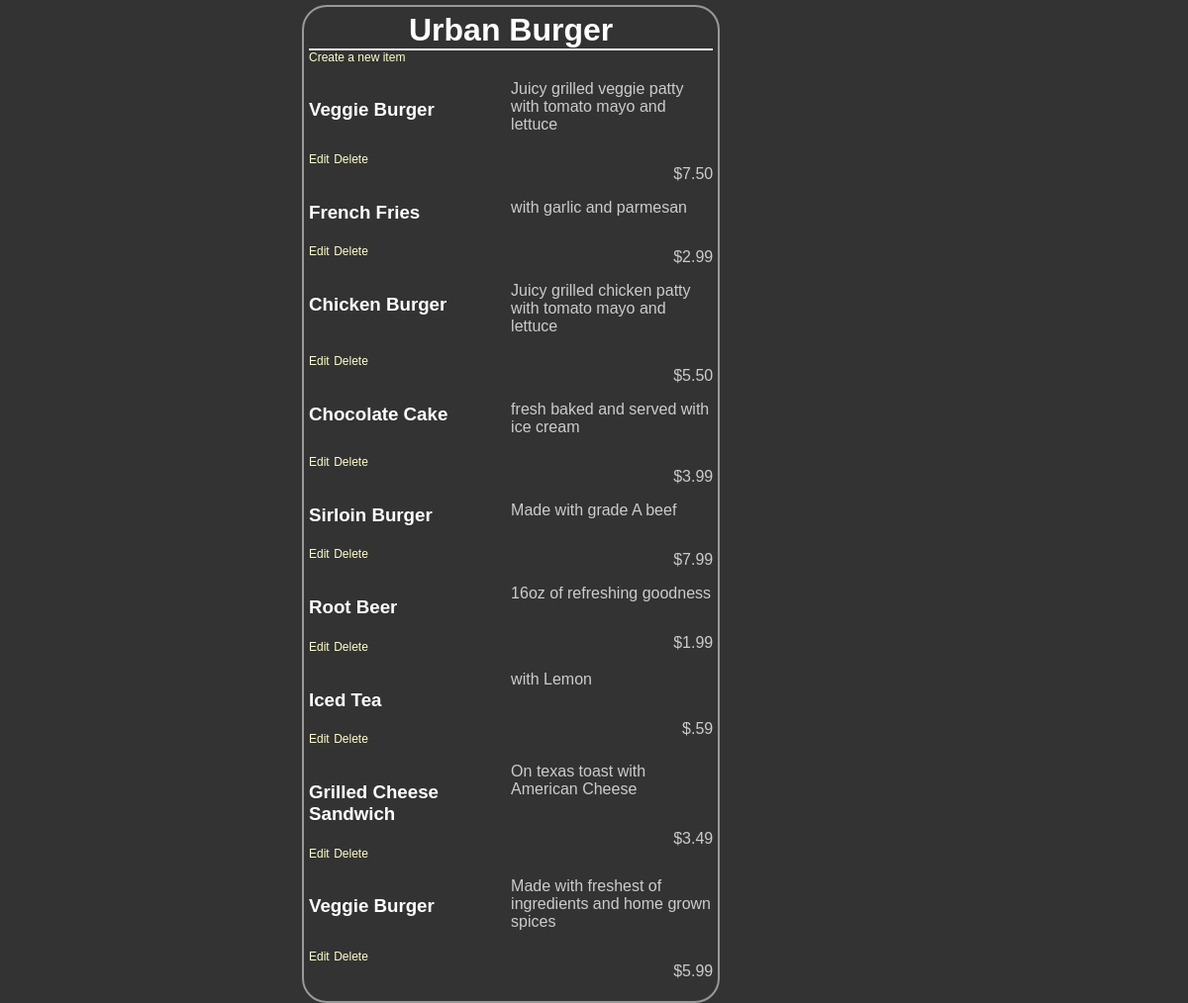
The app's page /restaurant/8/menu with its own data.
### database_setup.py (models this page shows, shortened)
class Restaurant(BASE):
    __tablename__ = 'restaurant'
    name = Column(String(80), nullable=False)
    res_id = Column(Integer, primary_key=True)
    category_id =  Column(Integer, ForeignKey('category.category_id'))
    category = relationship(Category)

class MenuItem(BASE):
    __tablename__ = 'menu_item'
    name = Column(String(80), nullable=False)
    men_id = Column(Integer, primary_key=True)
    course = Column(String(250))
    description = Column(String(250))
    price = Column(String(8))
    restaurant_id = Column(Integer, ForeignKey('restaurant.res_id'))
    restaurant = relationship(Restaurant)

### finalproject.py (the view)
@app.route('/restaurant/<int:restaurant_id>/')
@app.route('/restaurant/<int:restaurant_id>/menu')
def restaurantMenu(restaurant_id):
    restaurant = session.query(Restaurant).filter_by(res_id=restaurant_id).one()
    items = session.query(MenuItem).filter_by(restaurant_id=restaurant.res_id)
    user = 'admin'
    return render_template('menu.html',restaurant=restaurant,items=items,user=user)

### templates/menu.html (shortened to what this page needs)
<html>
<head>
    <link rel=stylesheet type=text/css href="{{ url_for('static', filename='styles.css') }}">
</head>
<body  class='pane'>
<h1 class="header">{{restaurant.name}}</h1>
<div><a href="{{url_for('newMenuItem', restaurant_id=restaurant.res_id,)}}">Create a new item</a></div>
{% for i in items %}
<div >
<div>
<h3 class="name">{{i.name}}</h3>
{% if i.description %}
<p class="description">{{i.description}}</p>
{%endif%}
</div>
<div>
<p class="price"> {{i.price}} </p>
{% if user == 'admin' %}
<div class="editdeletepane">
<a href="{{url_for('editMenuItem', restaurant_id=restaurant.res_id, menu_id=i.men_id)}}">Edit</a>
<a href="{{url_for('deleteMenuItem', restaurant_id=restaurant.res_id, menu_id=i.men_id)}}">Delete</a>
{% endif %}
</div>
</div>
{% endfor %}
</div>
</body>
</html>

### static/styles.css (style rules this page uses)
body { font-family: sans-serif; background-color: #333333 }
h1, h2, h3, h4 { color: #ffffff; }
h1, h2 { margin: 0; }
h1 { border-bottom: 2px solid #eee; }
p, dd, dt { color: #cccccc; }
a { text-decoration: none; color: #ffffcc; font-size: .75em; }
.pane { position: absolute; left: 25%; border: 2px solid; border-radius: 25px; padding: 5px; margin: 5px; border-color: #999999; background-color: #333333 }
.header { left: 50%; text-align: center; }
.name { width: 50%; display: inline-block; float: left; }
.price { text-align: right; width: 50%; float: right; }

### records on screen
Restaurant: name "Urban Burger"
MenuItem: name "Veggie Burger", description "Juicy grilled veggie patty with tomato mayo and lettuce", price "$7.50"
MenuItem: name "French Fries", description "with garlic and parmesan", price "$2.99"
MenuItem: name "Chicken Burger", description "Juicy grilled chicken patty with tomato mayo and lettuce", price "$5.50"
MenuItem: name "Chocolate Cake", description "fresh baked and served with ice cream", price "$3.99"
MenuItem: name "Sirloin Burger", description "Made with grade A beef", price "$7.99"
MenuItem: name "Root Beer", description "16oz of refreshing goodness", price "$1.99"
MenuItem: name "Iced Tea", description "with Lemon", price "$.59"
MenuItem: name "Grilled Cheese Sandwich", description "On texas toast with American Cheese", price "$3.49"
MenuItem: name "Veggie Burger", description "Made with freshest of ingredients and home grown spices", price "$5.99"
